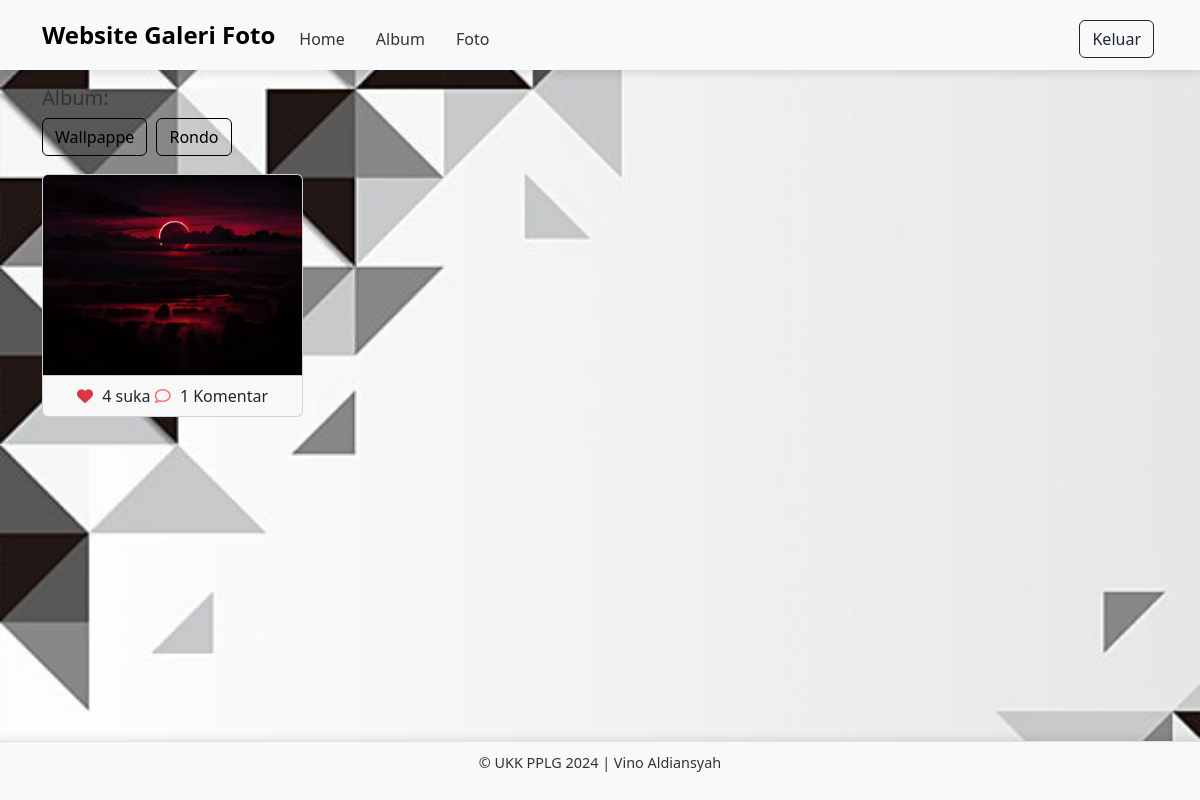
Screenshot of /user/home.php?albumid=10 (signed in) with the database file from the repository.
### tables this page shows
CREATE TABLE `album` (
  `albumid` int(11) NOT NULL,
  `namaalbum` varchar(255) NOT NULL,
  `deskripsi` text NOT NULL,
  `tanggalbuat` date NOT NULL,
  `userid` int(11) NOT NULL
);

CREATE TABLE `foto` (
  `fotoid` int(11) NOT NULL,
  `judulfoto` varchar(255) NOT NULL,
  `deskripsifoto` text NOT NULL,
  `tanggalunggah` date NOT NULL,
  `lokasifile` varchar(255) NOT NULL,
  `albumid` int(11) NOT NULL,
  `userid` int(11) NOT NULL
);

### user/home.php (the view, shortened to what this page needs)
<?php
$userid = $_SESSION['userid'];
include '../config/koneksi.php';
?>
<!DOCTYPE html>
<html lang="en">
<head>
    <link rel="stylesheet" type="text/css" href="../assets/css/bootstrap.min.css">
    <link rel="stylesheet" href="../assets/style.css" class="rel">
    <link rel="stylesheet" href="https://cdnjs.cloudflare.com/ajax/libs/font-awesome/6.6.0/css/all.min.css"/>
</head>
<body>
    <nav class="navbar navbar-expand-lg bg-body-tertiary">
        <div class="container">
            <a class="navbar-brand" href="index.php">Website Galeri Foto</a>
            <div class="collapse navbar-collapse mt-2" id="navbarNavAltMarkup">
                <div class="navbar-nav me-auto">
                    <a href="home.php" class="nav-link">Home</a>
                    <a href="album.php" class="nav-link">Album</a>
                    <a href="foto.php" class="nav-link">Foto</a>
                </div>
                <a href="../config/aksi_logout.php" class="btn btn-outline-dark m-1">Keluar</a>
            </div>
        </div>
    </nav>
    <div class="container mt-3">
        <h5>Album:</h5>
        <div class="album-buttons">
            <?php
            $album = mysqli_query($koneksi, "SELECT * FROM album WHERE userid='$userid'");
            while($row = mysqli_fetch_array($album)) { ?>
                <a href="home.php?albumid=<?php echo $row['albumid'] ?>" class="btn btn-outline-primary"><?php echo $row['namaalbum'] ?></a>
            <?php } ?>
        </div>
        <div class="row">
        <?php
        if (isset($_GET['albumid'])) {
            $albumid = $_GET['albumid'];
            $query = mysqli_query($koneksi, "SELECT * FROM foto WHERE userid='$userid' AND albumid='$albumid'");
            while($data = mysqli_fetch_array($query)) { ?>
                <div class="col-md-3 mt-2">
                    <div class="card">
                        <img src="../assets/img/<?php echo $data['lokasifile'] ?>" class="card-img-top" title="<?php echo $data['judulfoto'] ?>">
                        <div class="card-footer text-center">
                            <?php
                            $fotoid = $data['fotoid'];
                            $ceksuka = mysqli_query($koneksi, "SELECT * FROM likefoto WHERE fotoid='$fotoid' AND userid='$userid'");
                            if (mysqli_num_rows($ceksuka) == 1) { ?>
                                <a href="../config/proses_like_user.php?fotoid=<?php echo $data['fotoid'] ?>"><i class="fa fa-heart text-danger"></i></a>
                            <?php } else { ?>
                                <a href="../config/proses_like_user.php?fotoid=<?php echo $data['fotoid'] ?>"><i class="fa-regular fa-heart"></i></a>
                            <?php }
                            $like = mysqli_query($koneksi, "SELECT * FROM likefoto WHERE fotoid='$fotoid'");
                            echo mysqli_num_rows($like) . ' suka';
                            $komentar = mysqli_query($koneksi, "SELECT * FROM komentarfoto WHERE fotoid='$fotoid'");
                            $jumlahKomentar = mysqli_num_rows($komentar);
                            ?>
                            <a href="#" data-bs-toggle="modal" data-bs-target="#commentModal<?php echo $fotoid; ?>"><i class="fa-regular fa-comment"></i></a> <?php echo $jumlahKomentar; ?> Komentar
                        </div>
                    </div>
                </div>
            <?php }
        } else {
        } ?>
        </div>
    </div>
    <footer class="d-flex justify-content-center border-top mt-3 bg-light fixed-bottom">
        <p>&copy; UKK PPLG 2024 | Vino Aldiansyah</p>
    </footer>
</body>
</html>

### assets/style.css (style rules this page uses)
body { background-image: url('../assets/image/bg.jpg'); background-size: cover; background-attachment: fixed; background-repeat: no-repeat; color: #333; }
.navbar { background-color: rgba(255, 255, 255, 0.8); box-shadow: 0px 4px 8px rgba(0, 0, 0, 0.1); }
.navbar-brand { font-weight: bold; font-size: 1.5rem; color: #000000 !important; }
.navbar-nav .nav-link { color: #333 !important; margin-right: 15px; }
.btn-outline-primary { border-color: #000000; color: #000000; }
footer { padding: 10px; background-color: rgba(255, 255, 255, 0.9); color: #333; font-size: 0.9rem; position: fixed; width: 100%; bottom: 0; text-align: center; box-shadow: 0px -2px 8px rgba(0, 0, 0, 0.1); }
.card-footer a { color: #ff6b6b; }

### user/home.php (style rules this page uses)
.card-img-top { height: 200px; object-fit: cover; }
.album-buttons a { margin: 0 5px 10px 0; }
.card-footer i { margin-right: 5px; }

### rows the page displays
album: namaalbum "Wallpappe"
album: namaalbum "Rondo"
foto: lokasifile (picture), mysqli_num_rows($like) "4", jumlahKomentar "1"
